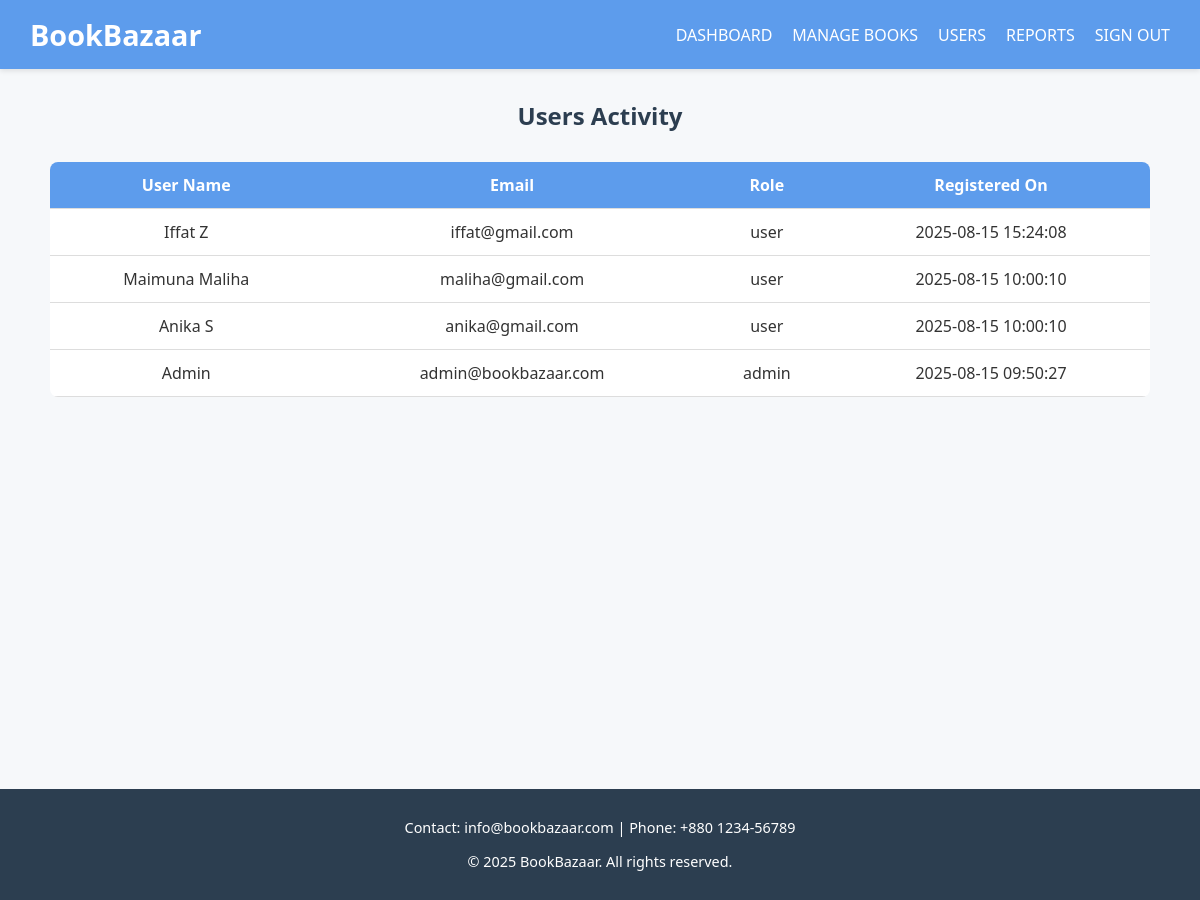
The page /admin/users.php (signed in) on the database its author committed.
### tables this page shows
CREATE TABLE `users` (
  `id` int(11) NOT NULL,
  `name` varchar(100) DEFAULT NULL,
  `email` varchar(100) DEFAULT NULL,
  `password` varchar(255) DEFAULT NULL,
  `role` enum('user','admin') DEFAULT 'user',
  `created_at` timestamp NOT NULL DEFAULT current_timestamp()
);

### admin/users.php (the view, shortened to what this page needs)
<?php
include '../includes/db_connect.php';
$result = mysqli_query($conn, "SELECT name, email, role, created_at FROM users ORDER BY created_at DESC");
include '../includes/header.php';
?>
<h2>Users Activity</h2>
<table>
    <tr>
        <th>User Name</th>
        <th>Email</th>
        <th>Role</th>
        <th>Registered On</th>
    </tr>
<?php
while($row = mysqli_fetch_assoc($result)){
?>
    <tr>
        <td><?php echo htmlspecialchars($row['name']); ?></td>
        <td><?php echo htmlspecialchars($row['email']); ?></td>
        <td><?php echo htmlspecialchars($row['role']); ?></td>
        <td><?php echo $row['created_at']; ?></td>
    </tr>
<?php } ?>
</table>
<?php include '../includes/footer.php'; ?>

### assets/css/style.css (style rules this page uses)
body { font-family: 'Segoe UI', Tahoma, Geneva, Verdana, sans-serif; margin: 0; padding: 0; background-color: #f6f8fa; color: #333; }
h1, h2, h3, h4 { color: #2c3e50; margin: 10px 0; }
table, .orders-table, .cart-form table { width: 100%; border-collapse: collapse; background-color: #fff; border-radius: 8px; margin-top: 20px; overflow: hidden; }
th, td { padding: 12px; text-align: center; border-bottom: 1px solid #ddd; }
th { background-color: #5d9cec; color: #fff; font-weight: 600; }

### rows shown on the page
users: name "Iffat Z", email "iffat@gmail.com", role "user", created_at "2025-08-15 15:24:08"
users: name "Maimuna Maliha", email "maliha@gmail.com", role "user", created_at "2025-08-15 10:00:10"
users: name "Anika S", email "anika@gmail.com", role "user", created_at "2025-08-15 10:00:10"
users: name "Admin", email "admin@bookbazaar.com", role "admin", created_at "2025-08-15 09:50:27"
